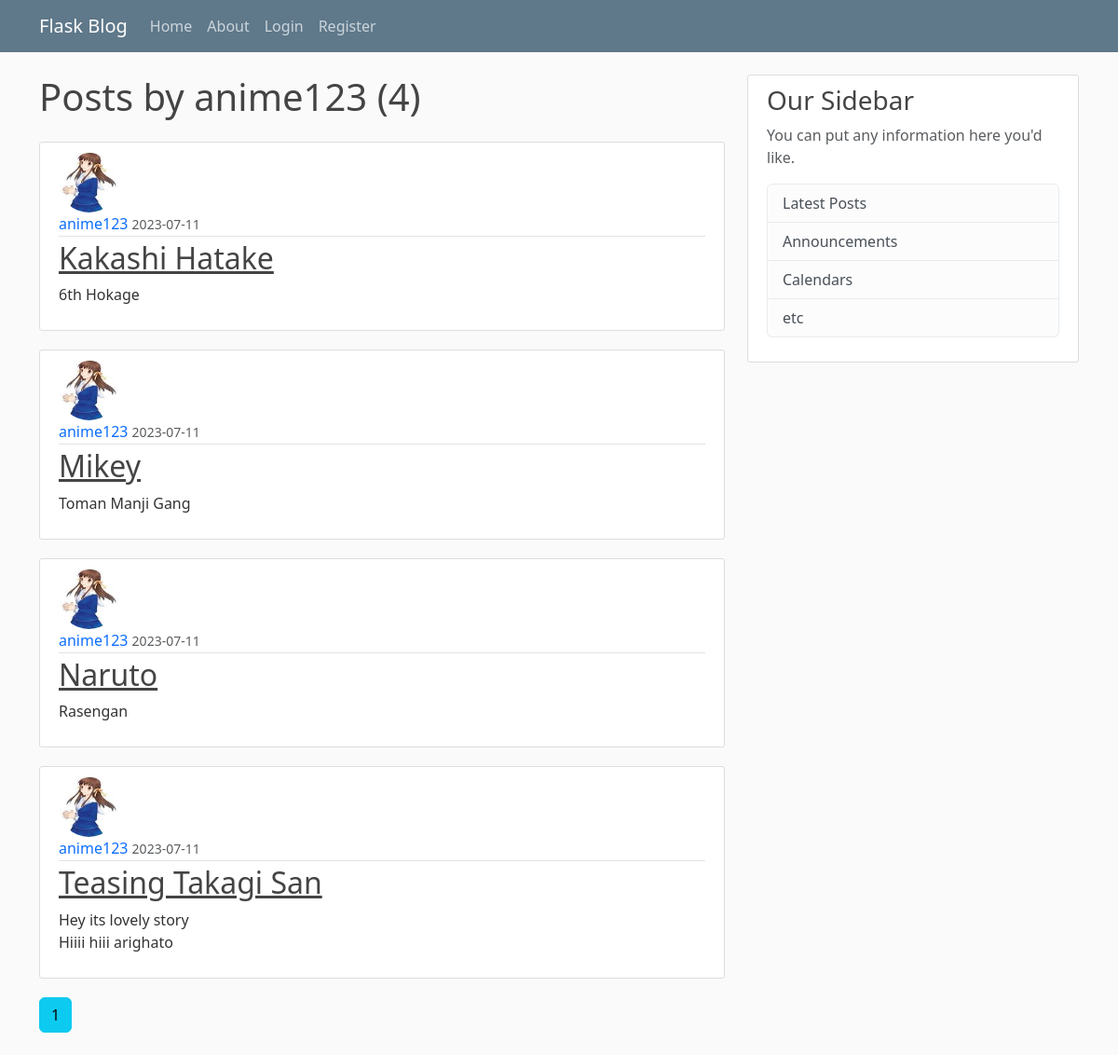
/user/anime123, run on the app's committed database.
### flaskblog/models.py (models this page shows, shortened)
class User(db.Model, UserMixin):
    id = db.Column(db.Integer,primary_key = True)
    username = db.Column(db.String(20),unique=True,nullable = False)
    email = db.Column(db.String(120),unique=True,nullable=False)
    image_file = db.Column(db.String(20),nullable=False, default = 'default.jpg')
    password = db.Column(db.String(60),nullable = False)
    posts = db.relationship('Post',backref = 'author',lazy = True)

class Post(db.Model):
    id = db.Column(db.Integer, primary_key = True)
    title = db.Column(db.String(100),nullable = False)
    date_posted = db.Column(db.DateTime,nullable = False, default = datetime.utcnow)
    content = db.Column(db.Text,nullable = False)
    user_id = db.Column(db.Integer, db.ForeignKey('user.id') , nullable=False)

### flaskblog/routes.py (the view)
@app.route('/user/<string:username>')
def user_posts(username):
    page = request.args.get('page',1,type = int)
    user = User.query.filter_by(username=username).first_or_404()
    posts = Post.query.filter_by(author = user)\
        .order_by(Post.date_posted.desc())\
        .paginate(page = page, per_page = 5)
    return render_template('user_posts.html', posts = posts, user = user)

### flaskblog/templates/user_posts.html
{% extends 'layout.html' %}
{% block content%}
    <h1 class="mb-4">Posts by {{ user.username }} ({{ posts.total }})</h1>
    {% for post in posts.items %}
        <article class="media content-section">
            <img class="rounded-circle article-img" src="{{ url_for('static',filename='images/' + post.author.image_file) }}">
            <div class="media-body">
                <div class="article-metadata">
                <a class="mr-2" href="{{ url_for('user_posts', username = post.author.username) }}" style="text-decoration: none;">{{ post.author.username }}</a>
                <small class="text-muted">{{ post.date_posted.strftime('%Y-%m-%d') }}</small>
                </div>
                <h2><a class="article-title" href="{{ url_for('post',post_id = post.id) }}">{{ post.title }}</a></h2>
                <p class="article-content">{{ post.content }}</p>
            </div>
        </article>
    {% endfor %}
    {% for page_num in posts.iter_pages(left_edge=1, right_edge=1, left_current=1, right_current = 1) %}
        {% if page_num %}
            {% if posts.page == page_num %}
                <a class="btn btn-info mb-4" href="{{ url_for('user_posts', username = user.username ,page = page_num) }}">{{ page_num }}</a>
            {% else %}
                <a class="btn btn-outline-info mb-4" href="{{ url_for('user_posts', username = user.username ,page = page_num) }}">{{ page_num }}</a>
            {% endif %}
        {% else %}
            ...
        {% endif %}
    {% endfor %}
{% endblock content %}

### flaskblog/static/main.css (style rules this page uses)
body { background: #fafafa; color: #333333; margin-top: 5rem; }
h1, h2, h3, h4, h5, h6 { color: #444444; }
.content-section { background: #ffffff; padding: 10px 20px; border: 1px solid #dddddd; border-radius: 3px; margin-bottom: 20px; }
.article-title { color: #444444; }
.article-content { white-space: pre-line; }
.article-img { height: 65px; width: 65px; margin-right: 16px; }
.article-metadata { padding-bottom: 1px; margin-bottom: 4px; border-bottom: 1px solid #e3e3e3 }

### data on the page
User: username "anime123"
Post: image_file (placeholder picture), author.username "anime123", date_posted "2023-07-11", title "Kakashi Hatake", content "6th Hokage"
Post: image_file (placeholder picture), author.username "anime123", date_posted "2023-07-11", title "Mikey", content "Toman Manji Gang"
Post: image_file (placeholder picture), author.username "anime123", date_posted "2023-07-11", title "Naruto", content "Rasengan"
Post: image_file (placeholder picture), author.username "anime123", date_posted "2023-07-11", title "Teasing Takagi San", content "Hey its lovely story Hiiii hiii arighato"

### other printed values
{{ posts.total }} "4"
{{ page_num }} "1"
